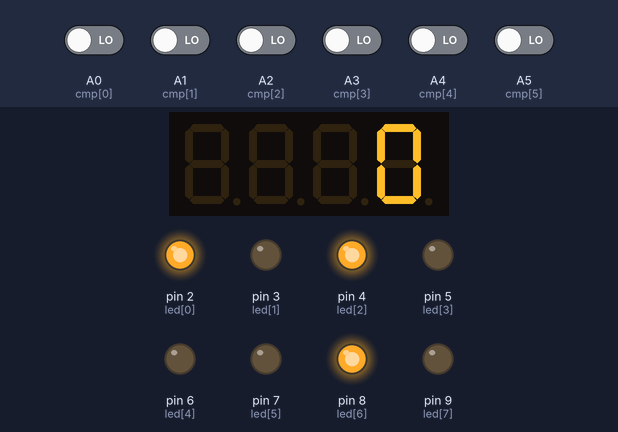
This sketch was run on a simulated Arduino Uno, built with avr-gcc and run on an emulated ATmega328P. On the bench: 4-digit seven-segment display, output pins drawn as LEDs (lit = HIGH). Inputs (shaded band) come from the test bench; at power-on: A0 (cmp[0]), A1 (cmp[1]), A2 (cmp[2]), A3 (cmp[3]), A4 (cmp[4]), A5 (cmp[5]) LOW.

Above: at 0.1 s.
At 4.1 s:
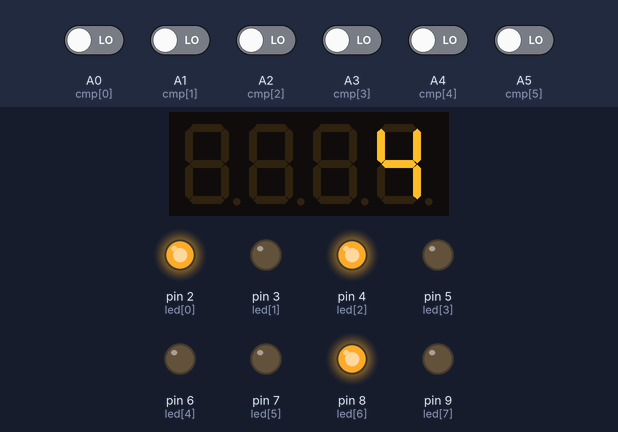
At 8.1 s:
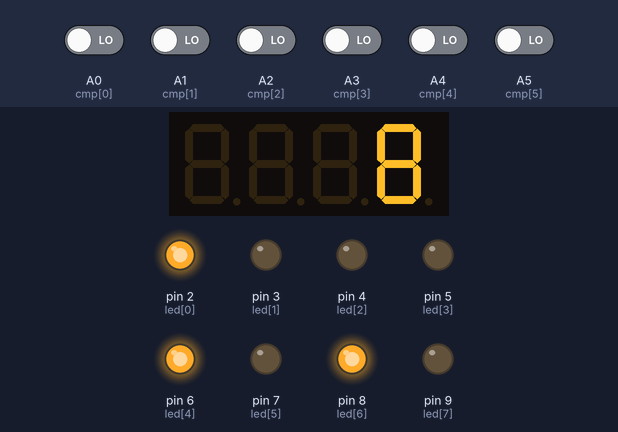
At 16.1 s:
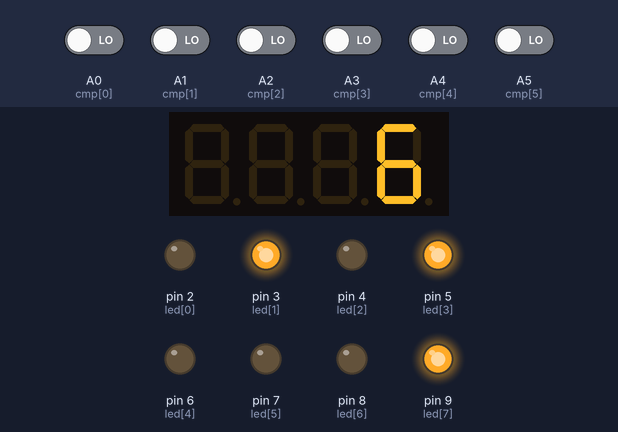
At 27.1 s:
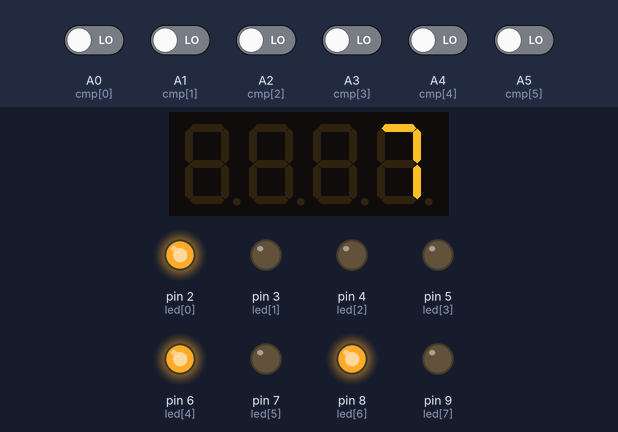
At 38.1 s:
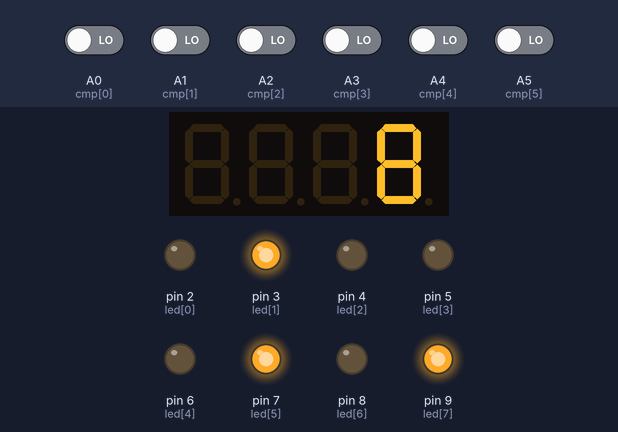
Timing chart, 0 to 39.6 s (numbered marks = the images above):
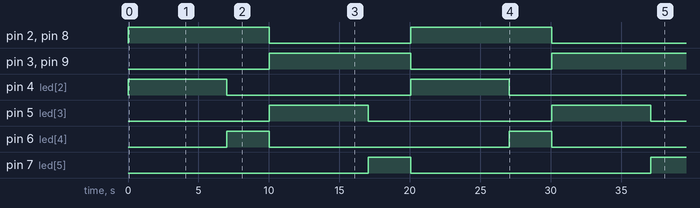

Measured:
- by itself, pin 2 (led[0]), pin 8 (led[6]): HIGH → LOW at 10.0 s, → HIGH 10.0 s later, → LOW 10.0 s later
- by itself, pin 3 (led[1]), pin 9 (led[7]): LOW → HIGH at 10.0 s, → LOW 10.0 s later, → HIGH 10.0 s later
- by itself, pin 4 (led[2]): HIGH → LOW at 7.0 s, → HIGH 13.0 s later, → LOW 7.0 s later
- by itself, pin 5 (led[3]): alternates HIGH for 7.0 s and LOW for 13.0 s
- by itself, pin 6 (led[4]): alternates HIGH for 3.0 s and LOW for 17.0 s
- by itself, pin 7 (led[5]): LOW → HIGH at 17.0 s, → LOW 3.0 s later, → HIGH 17.0 s later
- what the display in image 1 shows lasts 1.0 s, from 4.0 s to 5.0 s

The sketch:

dynamic_traffic_light.ino
```cpp
#include <TM1637Display.h>
TM1637Display display1(13, 12);
TM1637Display display2(9, 10);

// [ DECLARATIONS ]

// Constants
const byte tmax = 20; // Durée maximale du feu rouge
const byte tmin = 10; // Durée minimale du feu rouge

// Variables
byte i; // Utilisable pour les boucles
byte vr; // Voie du feu rouge (0 = voie A (1+3) || 1 = voie B (2+4))
byte fj; // Feu jaune (0 = off || 1 = on)
unsigned long t1, t2, t3; // Manipulation des délais
word tf; // Durée du feu rouge
word nvmax;  // Nombre maximal de voitures
word nv[4]; // Nombre de voitures dans les 2 voies
boolean o[6]; // Booleéns pour les pushButtons des incrémenteurs/décrémenteurs
byte cmp[6] = { A0, A1, A2, A3, A4, A5 }; // Entrées des incrémenteurs/décrémenteursnt
/*
 * cmp[0] = incrémenteur 1
 * cmp[1] = incrémenteur 2
 * cmp[2] = décrémenteur 1 + décrémenteur 2
 * cmp[3] = incrémenteur 3
 * cmp[4] = incrémenteur 4
 * cmp[5] = décrémenteur 3 + décrémenteur 4
 */
byte led[8] = { 2,3,4,5,6,7,8,9 }; // Sorties des LEDs
/*
 * led[0] = R1 + R3
 * led[1] = R2 + R4
 * led[2] = V2 + V4
 * led[3] = V1 + V3
 * led[4] = J2 + J4
 * led[5] = J1 + J3
 * led[6] = PV1 + PR2 + PV3 + PR4
 * led[7] = PR1 + PV2 + PR3 + PV4
 */

// [ FONCTIONS ]

// Verification
word check(word t)
{
  if (t < 13) return 10;
  else if (t > 57) return 60;
  return t;
}

// Calcul temps [ Feux vert + jaune ; (rouge) ]
word temps(word v)
{
  word tc = 3*v + 2 + 3; // +3 du feu jaune
  if ((tc % 5) > 2) return check(tc - (tc % 5) + 5);
  else return check(tc - (tc % 5));
}

// PushButton ( retourne vrai au front descendant )
boolean pushButton(int b)
{
  int s = digitalRead(cmp[b]);
  if (!s && o[b]) { o[b]= !o[b]; return true; }
  o[b] = s;
  return false;
}

void setup() {

  display1.setBrightness(0x0a);
  display2.setBrightness(0x0a);

  for(i = 0; i<6; i++) pinMode(cmp[i], INPUT); // Entrées incrémenteurs/décrémenteurs
  for(i = 0; i<8; i++) { pinMode(led[i], OUTPUT); digitalWrite(led[i], LOW); } // Sorties LEDs

  // [ ETAT INITIAL ]
  vr = 0; // voie 1 + voie 3 = feu rouge
  nvmax = 0;
  // nv = { 0, 0, 0, 0 };
  // o = { 0, 0, 0, 0, 0, 0 };
  tf = 10; // 30 secondes
  fj = 0;
  digitalWrite(led[vr], HIGH);
  digitalWrite(led[vr+2], HIGH);
  digitalWrite(led[vr+6], HIGH);
}

void loop() {

  t2 = millis() - t1;
  nvmax = max(nv[vr], nv[vr+2]);
  display1.showNumberDec(t2/1000);

  if (t2 >= (tf*1000))
  {
  t1 = millis();
  tf = temps(nvmax);

  // Changement des feux
  digitalWrite(led[!vr], HIGH);
  digitalWrite(led[!vr+2], HIGH);
  digitalWrite(led[!vr+6], HIGH);
  digitalWrite(led[vr], LOW);
  digitalWrite(led[vr+4], LOW);
  digitalWrite(led[vr+6], LOW);
  vr = !vr;
  fj = !fj;

  }
  else if ((t2>=((tf*1000)-3000)) && !fj)
  {
    digitalWrite(led[vr+4], HIGH);
    digitalWrite(led[vr+2], LOW);
    fj = !fj;
  }

  // [ INCREMENTEURS / DECREMENTEURS ]

  // Incrémenteur 1

  if (pushButton(0)) nv[0] ++;

  // Incrémenteur 2
  if (pushButton(1)) nv[1] ++;

  // Décrémenteur 1 + 2
  if (pushButton(2)) if (nv[!vr]>0) nv[!vr] --;

  // Incrémenteur 3
  if (pushButton(3)) nv[2] ++;

  // Incrémenteur 4
  if (pushButton(4)) nv[3] ++;

  // Décrémenteur 3 + 4
  if (pushButton(5)) if (nv[!vr+2]>0) nv[!vr+2] --;


}
```
